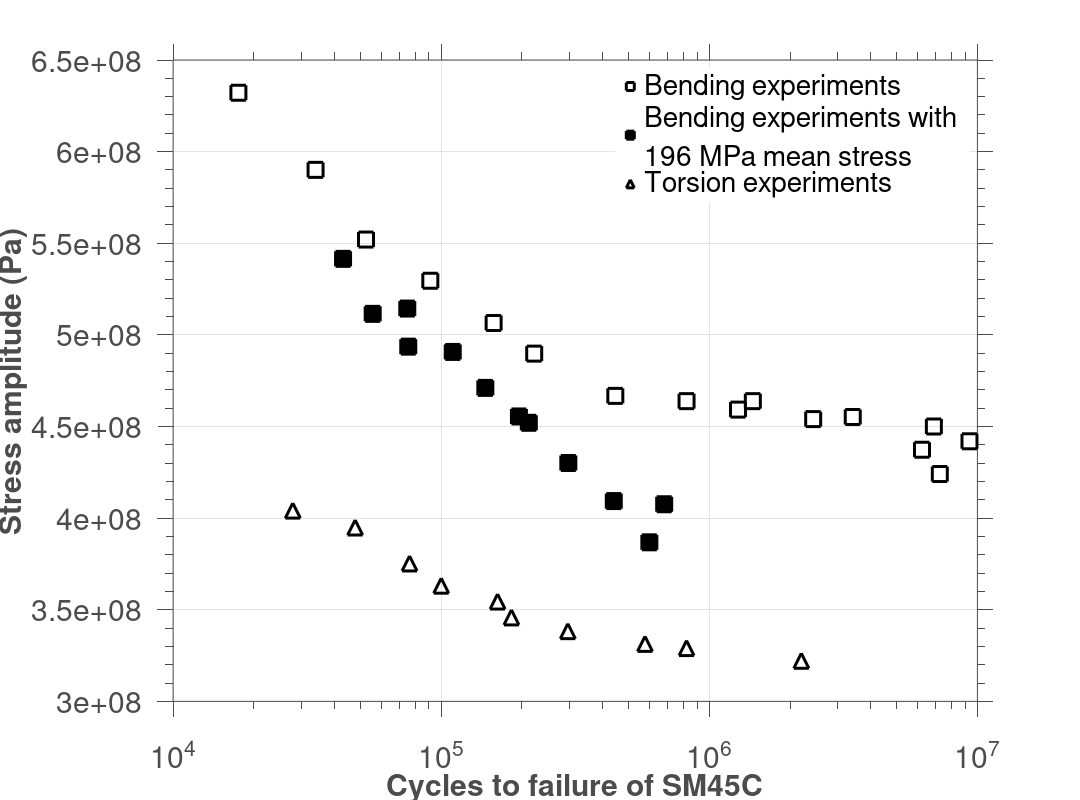

The MATLAB source for this figure:
clear all; clc; close all;
NFben=[17520.33619
33991.10739
52427.26419
91077.18396
156881.5804
222261.1047
446114.6594
822487.2063
1279413.916
1453321.25
2440359.869
3428114.749
6880791.155
6213809.484
9342857.067
7240667.386]' ;

stressben=1e6.*[632.13256
590.05764
552.01729
529.5389
506.48415
489.76945
466.7147
463.83285
459.2219
463.83285
454.03458
455.18732
450
437.31988
441.93084
424.0634]';%to get Smaxben

stresstor=1e6.*[404.11255
394.87734
375.25253
363.13131
354.4733
345.8153
338.31169
331.38528
329.07648
322.15007
];%to get Smaxtor
NFtor=[27957.25096
47749.27586
76193.65712
100000
162305.0764
182806.9151
296704.9032
575635.5425
822487.2063
2203806.358
];

m=196e6;%mean tension
NFbenm=[43043.40644
55522.84924
74724.73326
75361.55953
110407.2374
146089.5545
194951.3693
212217.5648
297989.8518
440285.7643
678727.3216
597603.0102
] ;
stressbenm=1e6.*[541.48629
511.47186
514.35786
493.57864
490.69264
471.06782
455.48341
452.0202
430.08658
409.30736
407.57576
386.79654
];

figure(1)
grid on;
grid minor;
axis([1e4 1e7 250*1e6 650*1e6]);
benplot=semilogx(NFben,stressben,'ks','MarkerSize',15,'LineWidth', 3,'MarkerFaceColor','none');
hold on
torplot=semilogx(NFtor,stresstor,'k^','MarkerSize',15,'LineWidth', 3,'MarkerFaceColor','none');
benmplot=semilogx(NFbenm,stressbenm,'ks','MarkerSize',15,'LineWidth', 3,'MarkerFaceColor','k');
set(gca ,'FontSize',30);
hXLabel = xlabel('Cycles to failure of SM45C','Fontsize',30, 'FontWeight' , 'bold');
hYLabel = ylabel('Stress amplitude (Pa)','Fontsize',30, 'FontWeight' , 'bold');
hLegend=legend([benplot,benmplot,torplot],...
    'Bending experiments',['Bending experiments with ',sprintf('\n'),'196 MPa mean stress'],...
    'Torsion experiments','location','best');
set(hLegend, 'FontSize', 28);
set(hLegend,'Box','on');
set(hLegend,'EdgeColor',[1 1 1]); %set the edge colour of the legend to white
% Adjust font
set(gca, 'FontName', 'Helvetica')
% Adjust axes properties
set(gca, 'Box', 'on', 'TickDir', 'out', 'TickLength', [.02 .02], ...
    'XMinorTick', 'on', 'YMinorTick', 'on', 'YGrid', 'on', 'XGrid', 'on',...
    'XColor', [.3 .3 .3], 'YColor', [.3 .3 .3], ...
    'LineWidth', 1)
set(gcf,'color','w'); %set figure background transparent
set(gca,'color','w'); %set axis transparent
% Maximize print figure
set(gcf,'outerposition',get(0,'screensize'));
set(gcf, 'PaperPositionMode', 'manual');
set(gcf, 'PaperUnits', 'points'); %[ {inches} | centimeters | normalized | points ]
set(gcf, 'PaperPosition', [0 0 1080 800]); %set(gcf,'PaperPosition',[left,bottom,width,height])
figure(1);
saveas(gcf,'F:\Git\Doctor_thesis_Zepeng\figures\SM45C_SN.png');